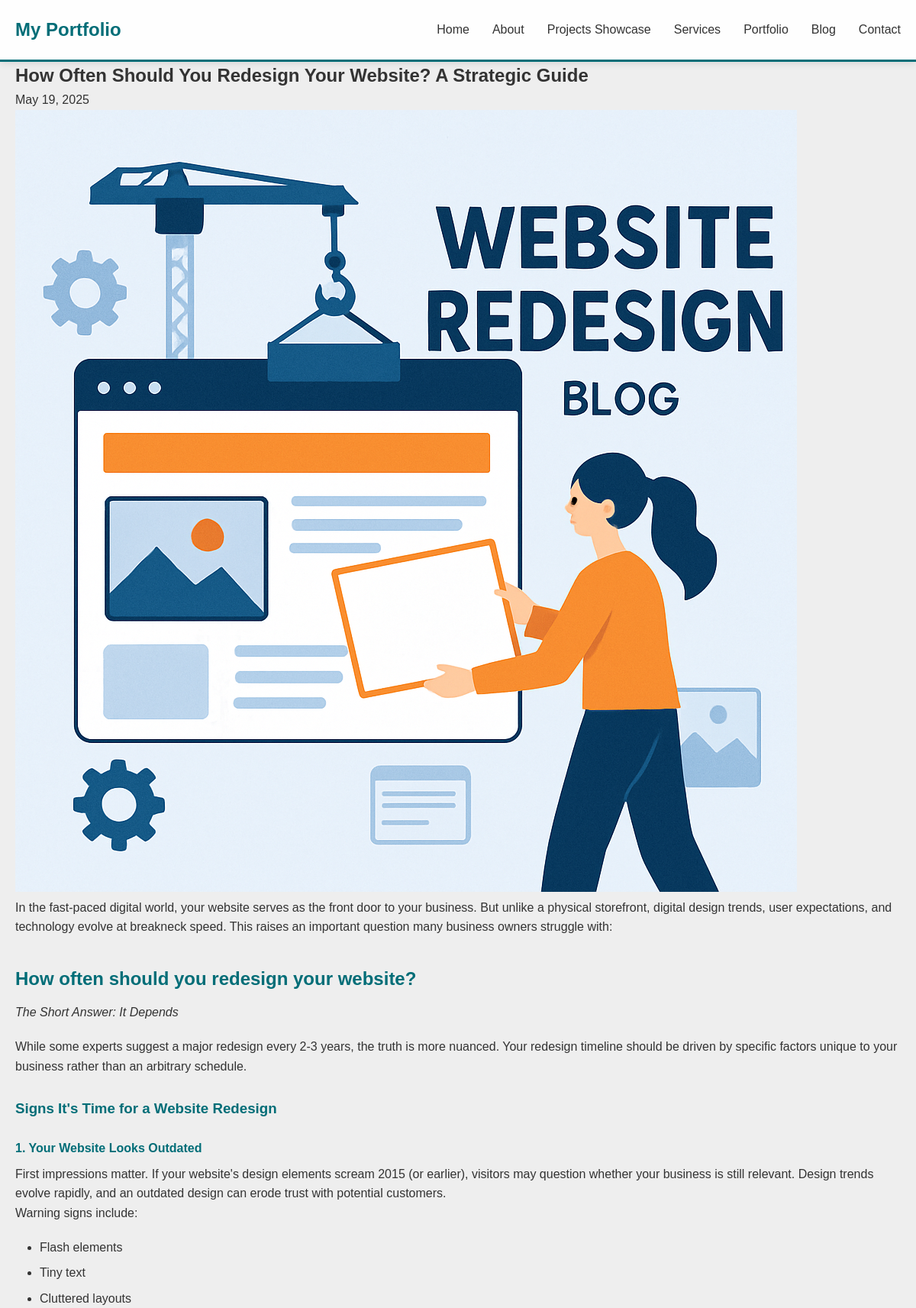
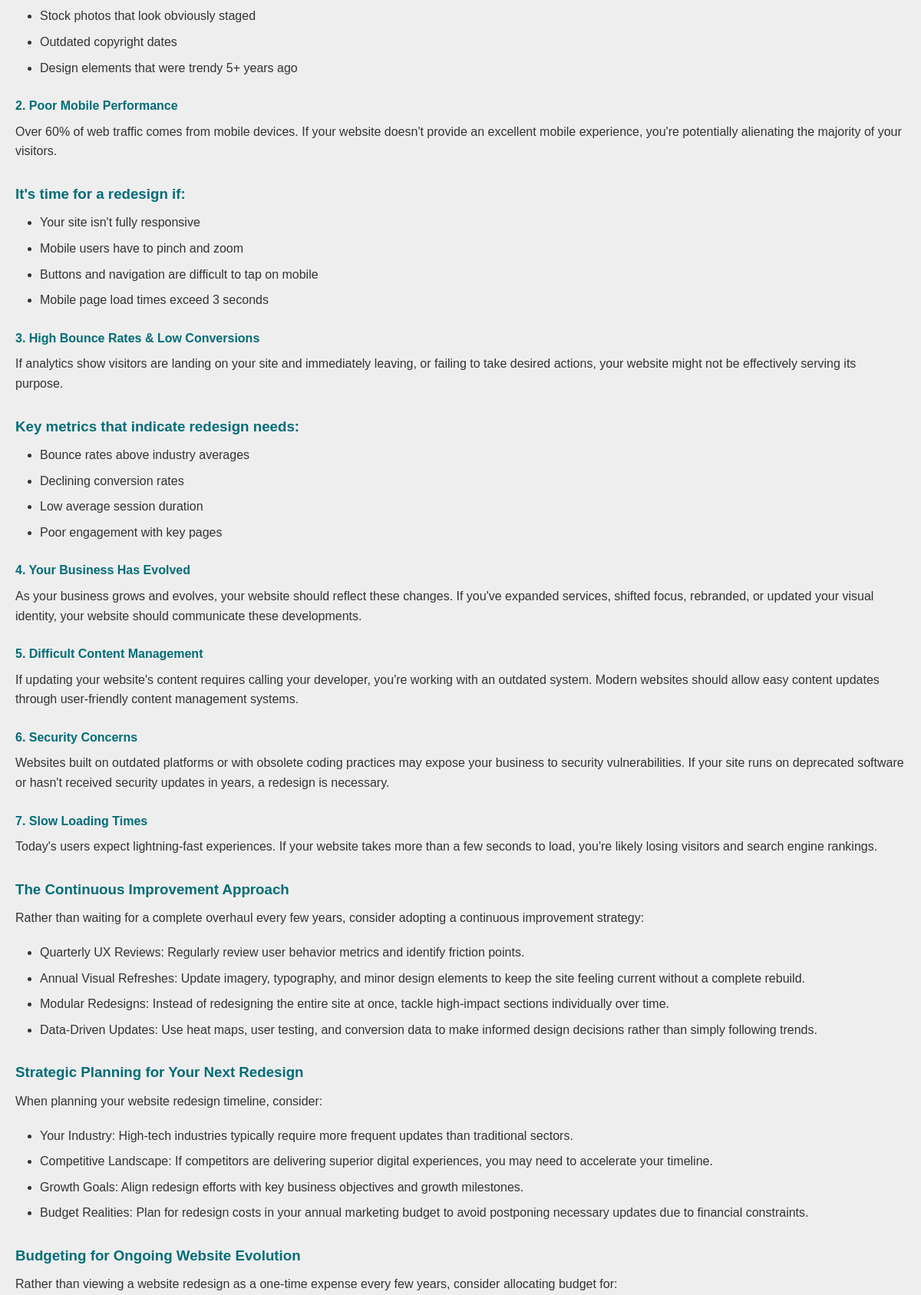
Page /blog/3 (upper part) on the committed database (2 pictures, top to bottom).
### tables this page shows
CREATE TABLE settings (
            id INTEGER PRIMARY KEY AUTOINCREMENT,
            site_title TEXT NOT NULL DEFAULT 'My Portfolio',
            site_description TEXT DEFAULT 'Web Designer & Developer',
            contact_email TEXT,
            contact_phone TEXT,
            contact_address TEXT,
            social_facebook TEXT,
            social_twitter TEXT,
            social_instagram TEXT,
            social_linkedin TEXT,
            about_content TEXT,
            hero_headline TEXT DEFAULT 'Web Designer & Developer',
            hero_subheadline TEXT DEFAULT 'Creating beautiful, functional websites'
        );

CREATE TABLE blog_posts (
            id INTEGER PRIMARY KEY AUTOINCREMENT,
            title TEXT NOT NULL,
            content TEXT NOT NULL,
            image_path TEXT,
            created_at TIMESTAMP DEFAULT CURRENT_TIMESTAMP,
            updated_at TIMESTAMP DEFAULT CURRENT_TIMESTAMP
        );

### app.py (the view)
@app.route('/blog/<int:post_id>')
def blog_post(post_id):
    with get_db_connection() as conn:
        post_row = conn.execute('''
            SELECT id, title, content, image_path, created_at
            FROM blog_posts
            WHERE id = ?
        ''', (post_id,)).fetchone()
        if post_row is None:
            abort(404)
        post = dict(post_row)  # Convert to dictionary
    return render_template('blog_post.html', post=post)

### app.py (called while the page is built, shortened)
def get_db_connection():
    conn = sqlite3.connect(DATABASE)
    conn.row_factory = sqlite3.Row
    return conn

def is_authenticated():
    return 'user_id' in session

@app.context_processor
def inject_unread_messages():
    return {'unread_messages_count': 0}

@app.context_processor
def inject_settings():
    try:
        with get_db_connection() as conn:
            settings_row = conn.execute('SELECT * FROM settings WHERE id = 1').fetchone()
            if settings_row:
                settings = dict(settings_row)
                if 'logo_path' not in settings or not settings['logo_path']:
                    settings['logo_path'] = '/static/img/logo.jpg'
            return {'settings': settings}
    except Exception as e:
        print(f"Error getting settings: {e}")
        return {'settings': {
            'site_title': 'My Portfolio',
            'site_description': 'Elevating brands through intelligent design',
            'hero_headline': 'Web Designer & Developer',
            'hero_subheadline': 'Elevating brands through intelligent design',
            'logo_path': '/static/img/logo.jpg'
        }}

@app.template_filter('format_date')
def format_date(date):
    if isinstance(date, str):
        try:
            date = datetime.datetime.strptime(date, '%Y-%m-%d %H:%M:%S')
        except ValueError:
            return date
    return date.strftime('%B %d, %Y')

@app.template_filter('markdown')
def render_markdown(text):
    import markdown
    return markdown.markdown(text, extensions=['extra', 'nl2br'])

### templates/blog_post.html (shortened to what this page needs)
{% extends "base.html" %}
{% block content %}
<section class="blog-post-section">
    <div class="container">
        <div class="blog-post-header">
            <h1 class="blog-post-title">{{ post.title }}</h1>
            <div class="blog-post-meta">
                <span class="date">{{ post.created_at|format_date }}</span>
            </div>
            {% if post.image_path %}
            <div class="blog-post-image">
                <img src="{{ url_for('static', filename=post.image_path) }}" alt="{{ post.title }}">
            </div>
            {% endif %}
        </div>
        <div class="blog-post-content">
            {% if post.content and post.content.startswith('---md') %}
                {{ post.content[5:]|markdown|safe }}
            {% else %}
                {{ post.content|safe }}
            {% endif %}
        </div>
    </div>
</section>
{% endblock %}

### templates/base.html (shortened to what this page needs)
<!DOCTYPE html>
<html lang="en">
<head>
    <link rel="stylesheet" href="{{ url_for('static', filename='css/styles.css') }}">
    <link rel="stylesheet" href="https://cdnjs.cloudflare.com/ajax/libs/font-awesome/6.4.0/css/all.min.css">
</head>
<body>
    <header>
        <div class="container header-container">
            <div class="logo">
                <a href="{{ url_for('home') }}">{{ settings.site_title }}</a>
            </div>
            <nav>
                <ul class="nav-links">
                    <li><a href="{{ url_for('home') }}#home">Home</a></li>
                    <li><a href="{{ url_for('home') }}#about">About</a></li>
                    <li><a href="{{ url_for('home') }}#projects-showcase">Projects Showcase</a></li>
                    <li><a href="{{ url_for('home') }}#services">Services</a></li>
                    <li><a href="{{ url_for('portfolio') }}">Portfolio</a></li>
                    <li><a href="{{ url_for('blog') }}">Blog</a></li>
                    <li><a href="{{ url_for('contact') }}">Contact</a></li>
                </ul>
            </nav>
        </div>
    </header>
    <main>
        {% block content %}{% endblock %}
    </main>
</body>
</html>

### static/css/styles.css (style rules this page uses)
:root { --primary-color: #006D77; --secondary-color: #FF6B6B; --accent-color: #FFD166; --background-color: #EEEEEE; --text-color: #333333; --light-gray: #f5f5f5; --medium-gray: #e0e0e0; --dark-gray: #666666; --transition-slow: 0.5s ease; --transition-medium: 0.3s ease; --transition-fast: 0.2s ease; }
* { margin: 0; padding: 0; box-sizing: border-box; font-family: Tahoma, "Trebuchet MS", sans-serif; }
body { background-color: var(--background-color); color: var(--text-color); line-height: 1.6; overflow-x: hidden; }
.container { max-width: 1200px; margin: 0 auto; padding: 0 20px; }
section { padding: 80px 0; }
h1, h2, h3, h4 { font-weight: 700; }
p { margin-bottom: 1rem; }
a { color: var(--primary-color); text-decoration: none; transition: all var(--transition-medium); }
header { padding: 20px 0; position: fixed; width: 100%; top: 0; z-index: 1000; background-color: rgba(255, 255, 255, 0.9); box-shadow: 0 2px 10px rgba(0, 0, 0, 0.1); border-bottom: 3px solid #006D77; transition: all var(--transition-medium); }
.header-container { display: flex; justify-content: space-between; align-items: center; }
.logo a { font-size: 1.5rem; font-weight: 700; color: #006D77; }
.nav-links { display: flex; list-style: none; }
.nav-links li { margin-left: 30px; }
.nav-links a { color: var(--text-color); font-weight: 500; }
.blog-post-content { line-height: 1.6; margin-bottom: 30px; }
.blog-post-content h1, .blog-post-content h2, .blog-post-content h3, .blog-post-content h4, .blog-post-content h5, .blog-post-content h6 { margin-top: 1.5em; margin-bottom: 0.5em; color: var(--primary-color); }
.blog-post-content p { margin-bottom: 1.2em; }
.blog-post-content ul, .blog-post-content ol { margin-bottom: 1.2em; padding-left: 2em; }
.blog-post-content li { margin-bottom: 0.5em; }

### rows in the picture
settings: site_title "My Portfolio"
blog_posts: title "How Often Should You Redesign Your Website? A Strategic Guide", created_at "May 19, 2025", image_path (picture), content "In the fast-paced digital world, your website serves as the front door to your business. But unlike a physical storefront, digital design trends, user expectations, and technology evolve at breakneck speed. This raises an important question many business owners struggle with: How often should you redesign your website? The Short Answer: It Depends While some experts suggest a major redesign every 2-3 years, the truth is more nuanced. Your redesign timeline should be driven by specific factors unique to your business rather than an arbitrary schedule. Signs It's Time for a Website Redesign 1. Your Website Looks Outdated First impressions matter. If your website's design elements scream 2015…"
